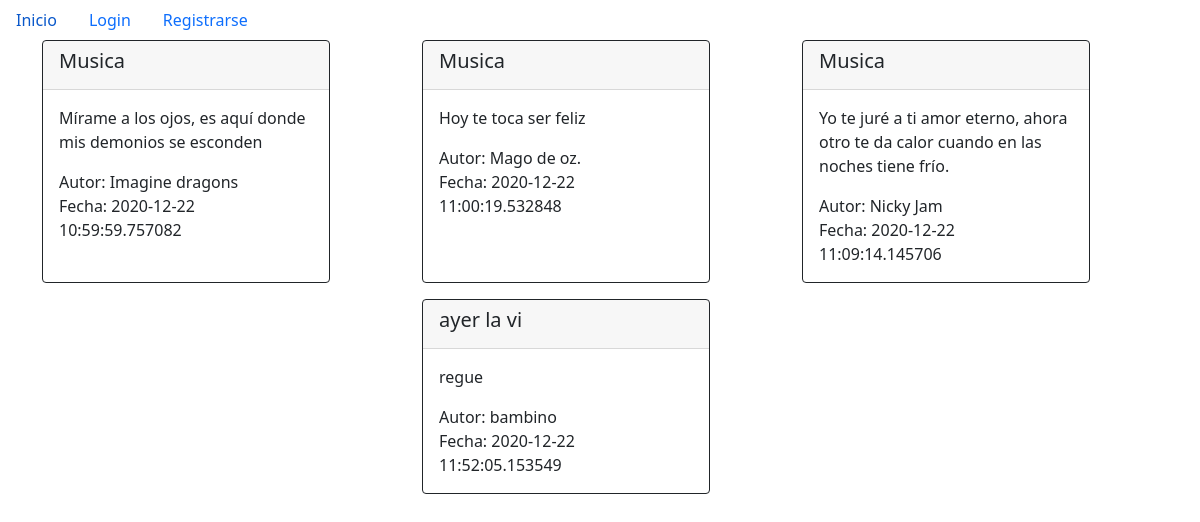
The page / on the database its author committed.
### tables this page shows
CREATE TABLE "entradas" (
	"id_entrada"	INTEGER NOT NULL,
	"titulo"	TEXT NOT NULL,
	"descripcion"	TEXT NOT NULL,
	"autor"	TEXT NOT NULL,
	"fecha"	TEXT NOT NULL,
	PRIMARY KEY("id_entrada" AUTOINCREMENT)
);

### app.py (the view)
@app.route('/', methods=['GET'])
def index():
    entradas = db.execute("""select id_entrada,titulo,descripcion,autor,fecha from entradas""")
    return render_template('index.html', entradas=entradas)

### templates/index.html (shortened to what this page needs)
{% extends 'layouts/base.html' %}
{% block content %}
<body>
    <div class="row justify-content-center">
      {% for entrada in entradas %}
      <div class="col-lg-4 d-flex align-items-stretch">
      <div class="card border-dark mb-3" style="max-width: 18rem;">
        <div class="card-header">
          <h5 class="card-title">{{entrada[1]}}</h5>
        </div>
        <div class="card-body text-dark">
          <p class="card-text">{{entrada[2]}}</p>
          <p class="card-text"> Autor: {{entrada[3]}} <br> Fecha: {{entrada[4]}}</p>
        </div>
      </div>
    </div>
      {% endfor %}
    </div>
</div>
  </body>
{% endblock %}

### templates/layouts/base.html (shortened to what this page needs)
<!DOCTYPE html>
<html lang="es">
  <head>
    <link href="https://cdn.jsdelivr.net/npm/bootstrap@5.0.0-beta1/dist/css/bootstrap.min.css" rel="stylesheet">
  </head>
  <ul class="nav">
    <li class="nav-item">
      <a class="nav-link active" aria-current="page" href="{{url_for('index')}}">Inicio</a>
    </li>
    {% if not session['usuario']  %}
    <li class="nav-item">
      <a class="nav-link" href="{{ url_for('login') }}">Login</a>
    </li>
    {% endif %}
    {% if not session['usuario']  %}
    <li class="nav-item">
      <a class="nav-link" href="{{ url_for('usuario_crear') }}">Registrarse</a>
    </li>
    {% endif %}
  </ul>
    <div class="container">{% block content %}{% endblock %}</div>
</html>

### rows shown on the page
entradas: titulo "Musica", descripcion "Mírame a los ojos, es aquí donde mis demonios se esconden", autor "Imagine dragons", fecha "2020-12-22 10:59:59.757082"
entradas: titulo "Musica", descripcion "Hoy te toca ser feliz", autor "Mago de oz.", fecha "2020-12-22 11:00:19.532848"
entradas: titulo "Musica", descripcion "Yo te juré a ti amor eterno, ahora otro te da calor cuando en las noches tiene frío.", autor "Nicky Jam", fecha "2020-12-22 11:09:14.145706"
entradas: titulo "ayer la vi", descripcion "regue", autor "bambino", fecha "2020-12-22 11:52:05.153549"
